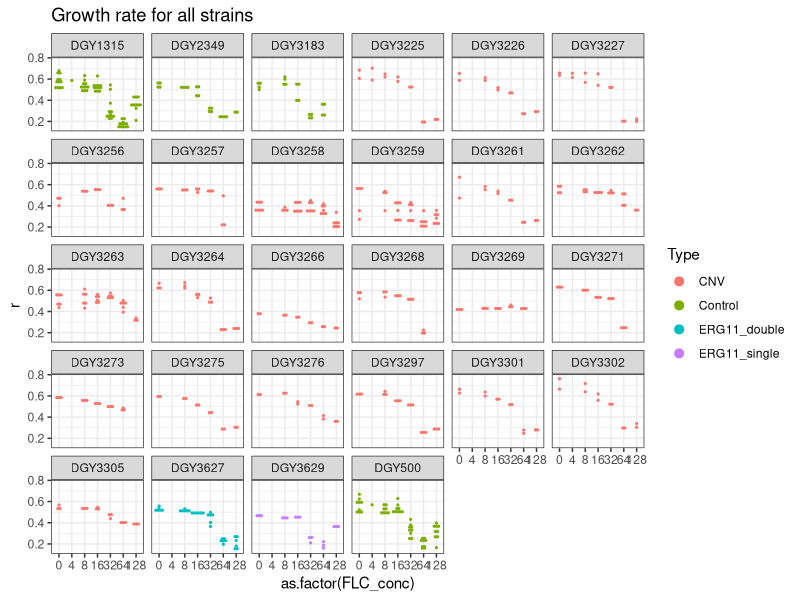
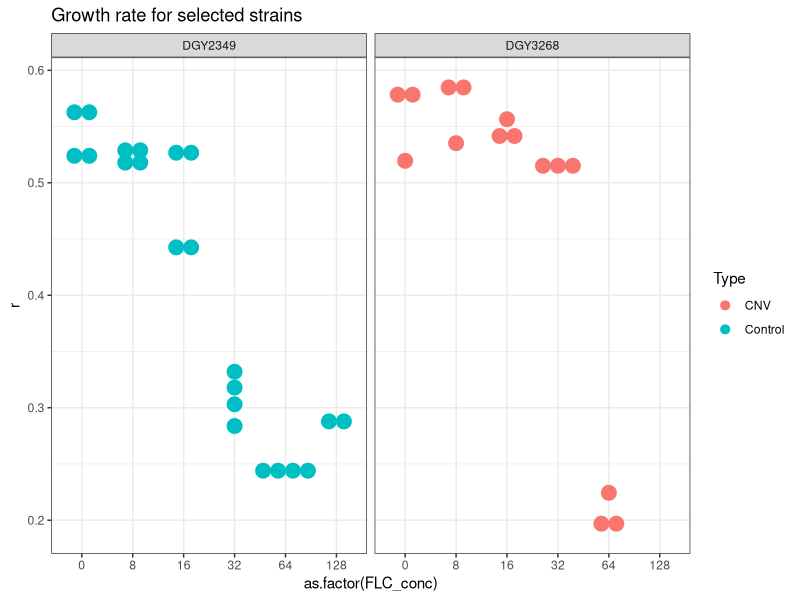
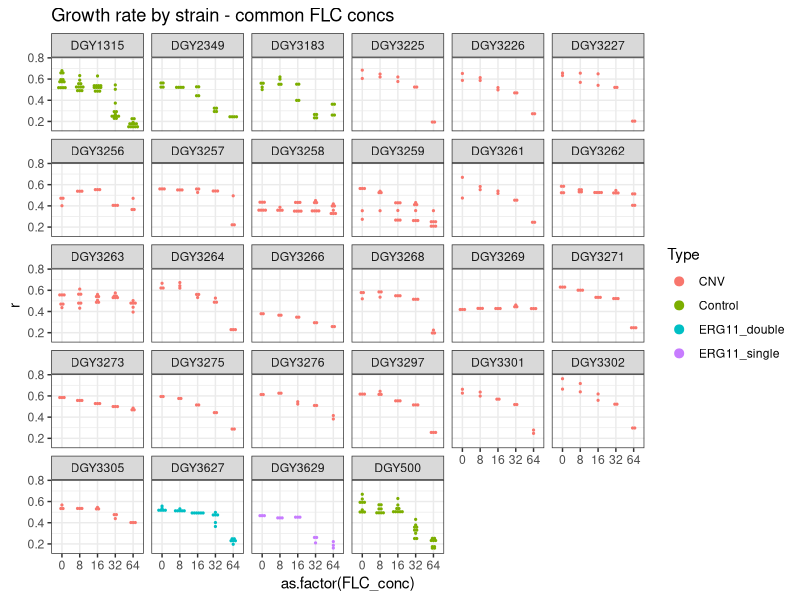
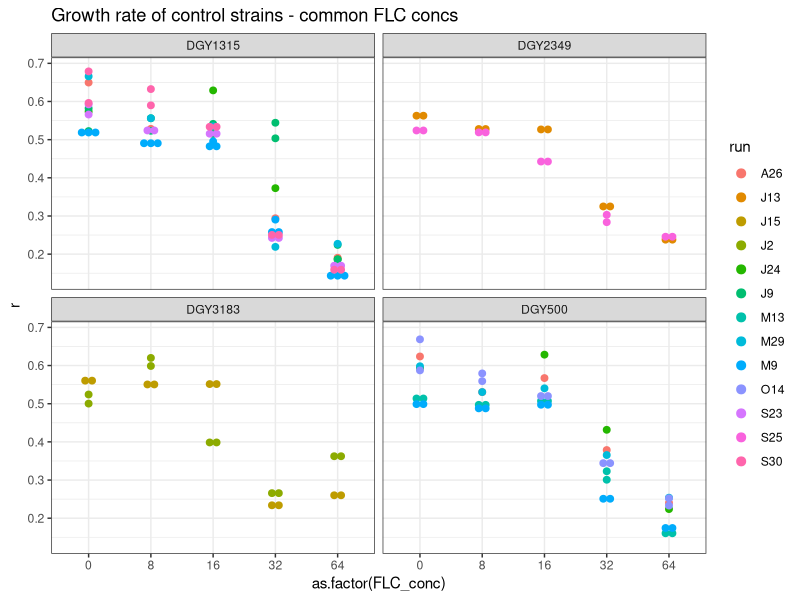
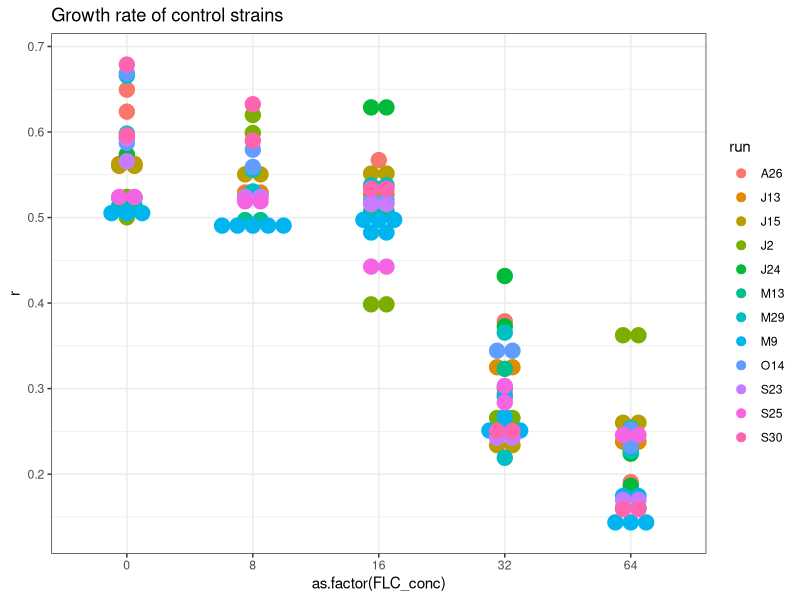
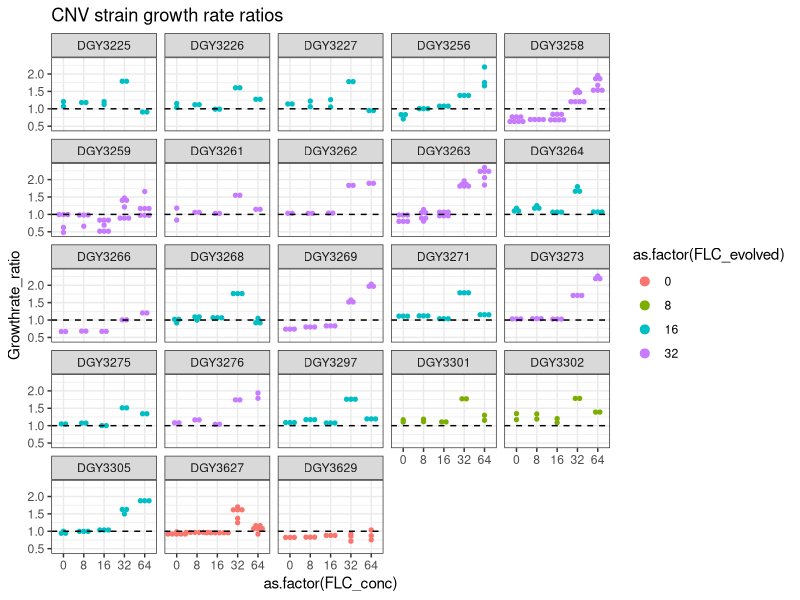
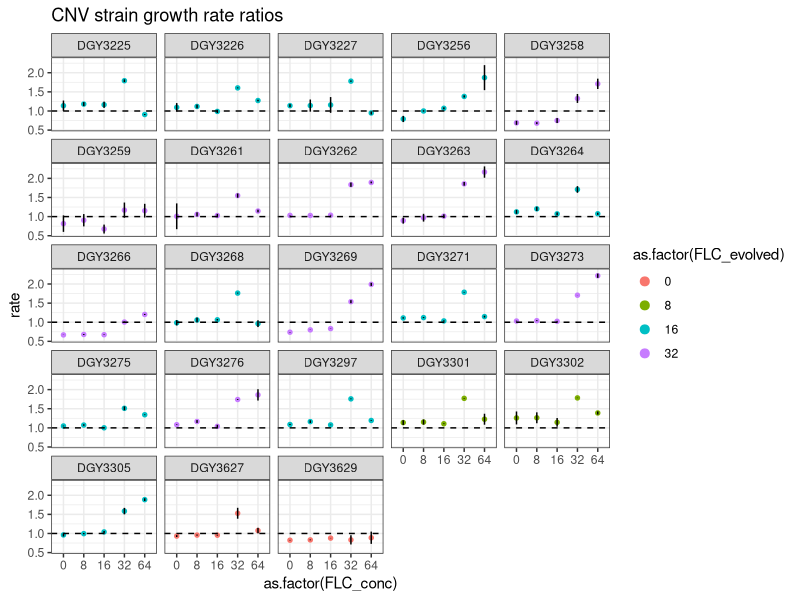
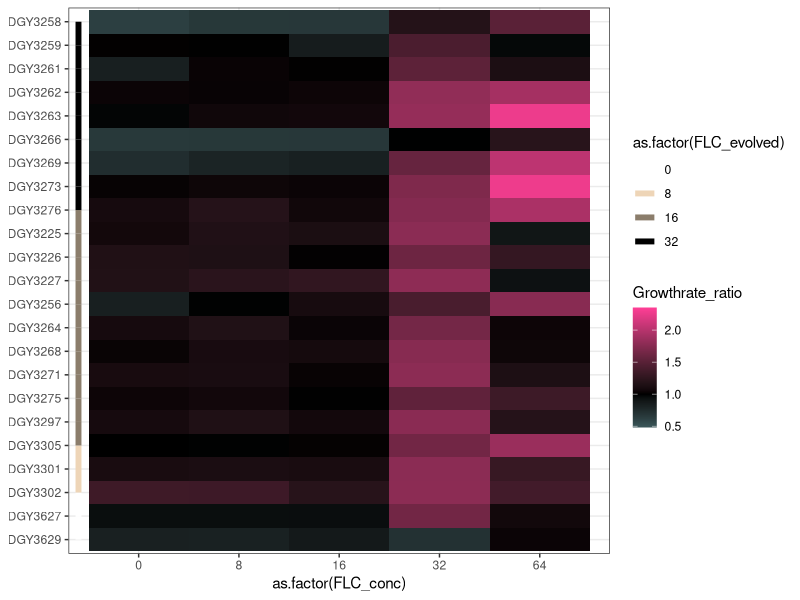

Reproduce these figures in R, in order.
## ---- chunk 1
library(ggplot2)
library(readxl)
library(forcats)
library(tidyverse)

All_growthcurve_output = read_excel("All_growthcurve_output_2025Apr7.xlsx")
## ---- chunk 2
ggplot(All_growthcurve_output,aes(x=as.factor(FLC_conc),y=r)) + geom_dotplot(binaxis="y", stackdir="center", aes(fill=Type, color=Type)) + facet_wrap(~Strain) + ggtitle("Growth rate for all strains") + theme_bw()

#Sampledata
Sample_output=All_growthcurve_output[All_growthcurve_output$Strain=="DGY2349"|All_growthcurve_output$Strain=="DGY3268",]

ggplot(Sample_output,aes(x=as.factor(FLC_conc),y=r)) + geom_dotplot(binaxis="y", stackdir="center", aes(fill=Type, color=Type)) + facet_wrap(~Strain) + ggtitle("Growth rate for selected strains") + theme_bw()

#Removing FLC4 and FLC 128.
Commonconcs_growth=All_growthcurve_output[All_growthcurve_output$FLC_conc!=4,]
Commonconcs_growth=Commonconcs_growth[Commonconcs_growth$FLC_conc!=128,]

ggplot(Commonconcs_growth,aes(x=as.factor(FLC_conc),y=r)) + geom_dotplot(binaxis="y", stackdir="center", aes(fill=Type, color=Type)) + facet_wrap(~Strain) + ggtitle("Growth rate by strain - common FLC concs") + theme_bw()

#Look for outlier batches in the control strains
Control_commonconcs=Commonconcs_growth[Commonconcs_growth$Type=="Control",]
ggplot(Control_commonconcs,aes(x=as.factor(FLC_conc),y=r)) + geom_dotplot(binaxis="y", stackdir="center", aes(fill=run, color=run)) + facet_wrap(~Strain) + ggtitle("Growth rate of control strains - common FLC concs") + theme_bw()

#Removing June 9 batch which is a visible outlier, and plot all remaining data.
Commonconcs_goodbatches=Commonconcs_growth[Commonconcs_growth$run!="J9",]

#ggplot(Commonconcs_goodbatches,aes(x=as.factor(FLC_conc),y=r)) + geom_dotplot(binaxis="y", stackdir="center", aes(fill=Type, color=Type)) + facet_wrap(~Strain) + ggtitle("Growth rate by strain - common FLC concs, excl outlier batch") + theme_bw()

#Inspecting control strains after removing outlier batch
Commonconcs_goodbatches_control=Commonconcs_goodbatches[Commonconcs_goodbatches$Type=="Control",]

ggplot(Commonconcs_goodbatches_control,aes(x=as.factor(FLC_conc),y=r)) + geom_dotplot(binaxis="y", stackdir="center", aes(fill=run, color=run)) + ggtitle("Growth rate of control strains") + theme_bw()


## ---- chunk 3

#Avg of control strains across batches
Controlmeans=aggregate(Commonconcs_goodbatches_control$r,list(Commonconcs_goodbatches_control$FLC_conc),mean)

#Getting CNV data separately
Commonconcs_goodbatches_CNV=Commonconcs_goodbatches[Commonconcs_goodbatches$Type!="Control",]
Commonconcs_goodbatches_CNV$Growthrate_ratio=0

#CNVstrainnames=unique(Commonconcs_goodbatches_CNVstrains_output$Strain)

l=length(Commonconcs_goodbatches_CNV$FLC_conc)

for (i in (1:l)) {
  relconc=Commonconcs_goodbatches_CNV$FLC_conc[i]
  relvalue=Controlmeans$x[Controlmeans$Group.1==relconc]
  Commonconcs_goodbatches_CNV$Growthrate_ratio[i]=Commonconcs_goodbatches_CNV$r[i]/relvalue
}

## ---- chunk 4
#Plot of each CNV
#ggplot(Commonconcs_goodbatches_CNV,aes(x=as.factor(FLC_conc),y=Growthrate_ratio)) + geom_dotplot(binaxis="y", stackdir="center", dotsize=2, aes(fill=Strain, color=Strain)) + facet_wrap(~Strain) + ggtitle("CNV strain growth rate ratios") + geom_hline(yintercept=1,linetype=2) + theme_bw()

#Plot of each CNV, coloured by the conc in which CNV was evolved
ggplot(Commonconcs_goodbatches_CNV,aes(x=as.factor(FLC_conc),y=Growthrate_ratio)) + geom_dotplot(binaxis="y", stackdir="center", dotsize=2, aes(fill=as.factor(FLC_evolved), color=as.factor(FLC_evolved))) + facet_wrap(~Strain) + ggtitle("CNV strain growth rate ratios") + geom_hline(yintercept=1,linetype=2) + theme_bw()

#Plot of each CNV, coloured by the temp in which CNV was evolved
#ggplot(Commonconcs_goodbatches_CNV,aes(x=as.factor(FLC_conc),y=Growthrate_ratio)) + geom_dotplot(binaxis="y", stackdir="center", dotsize=2, aes(fill=as.factor(Temp_evolved), color=as.factor(Temp_evolved))) + facet_wrap(~Strain) + ggtitle("CNV strain growth rate ratios") + geom_hline(yintercept=1,linetype=2) + theme_bw()

## ---- chunk 5
#95% CIs are 1.96 X standard deviation / sqrt (# observations). Calculated here from across replicates for each strain/conc, and added as a vertical line to each strain/conc.

Commonconcs_goodbatches_CNV %>%
  group_by(Strain,FLC_conc) %>%
  summarise(
    sem=1.96*sd(Growthrate_ratio)/sqrt(n()),
    rate=mean(Growthrate_ratio),
    FLC_evolved=mean(FLC_evolved),
    Temp_evolved=mean(Temp_evolved)
  ) -> Meanerror_CNV

Meanerror_CNV

ggplot(Meanerror_CNV, aes(x=as.factor(FLC_conc), y=rate)) + geom_dotplot(binaxis="y", stackdir="center", dotsize=2, aes(fill=as.factor(FLC_evolved), color=as.factor(FLC_evolved))) + geom_errorbar(width=0, aes(ymin=rate-sem, ymax=rate+sem)) + facet_wrap(~Strain) + ggtitle("CNV strain growth rate ratios") + geom_hline(yintercept=1,linetype=2) + theme_bw()
## ---- chunk 6

#Following code is used to index the data frame, to add a vertical line representing the FLC conc at which each strain was evolved.

Commonconcs_goodbatches_CNV_ordered=Commonconcs_goodbatches_CNV[order(Commonconcs_goodbatches_CNV$Strain,decreasing=TRUE),]
Commonconcs_goodbatches_CNV_ordered=Commonconcs_goodbatches_CNV_ordered[order(Commonconcs_goodbatches_CNV_ordered$FLC_evolved),]

Templist=Commonconcs_goodbatches_CNV_ordered$Strain
Indexing=as.numeric(vector(length=length(Templist)))
Indexing=Indexing+1
for (i in 2:length(Templist)) {
  value=Indexing[i] 
  if (Templist[i-1]!=Templist[i]) { 
    Indexing[i:length(Templist)]=value+1 
  } 
}
Commonconcs_goodbatches_CNV_ordered$indexing=Indexing

#Make a plot with strain names attached for my own reference
#ggplot(Commonconcs_goodbatches_CNV_ordered,aes(x=as.factor(FLC_conc),y=fct_inorder(Strain),fill=Growthrate_ratio)) + geom_tile() + scale_fill_gradient2(low="blue", high="red", mid="black",midpoint = 1) + theme_bw() + theme(strip.background = element_blank(), strip.text.x = element_blank(), axis.title.y=element_blank()) + scale_x_discrete(expand=c(0,0.7)) + geom_segment(aes(x = 0.4, xend = 0.4, y = indexing, yend = c(indexing[-1], max(indexing)), color = as.factor(Temp_evolved)), size = 2) + scale_color_manual(values=c("white","yellow3","darkorange","red"))


ggplot(Commonconcs_goodbatches_CNV_ordered,aes(x=as.factor(FLC_conc),y=fct_inorder(Strain),fill=Growthrate_ratio)) + geom_tile() + scale_fill_gradient2(low="cadetblue1", high="violetred1", mid="black",midpoint = 1) + theme_bw() + theme(strip.background = element_blank(), strip.text.x = element_blank(), axis.title.y=element_blank()) + scale_x_discrete(expand=c(0,0.7)) + geom_segment(aes(x = 0.4, xend = 0.4, y = indexing, yend = c(indexing[-1], max(indexing)), color = as.factor(FLC_evolved)), size = 2) + scale_color_manual(values=c("white","bisque2","bisque4","black")) 

#Plot for publication


Heatmap=ggplot(Commonconcs_goodbatches_CNV_ordered,aes(x=as.factor(FLC_conc),y=fct_inorder(Strain),fill=Growthrate_ratio)) + geom_tile() + scale_fill_gradient2(low="navyblue", high="violetred1", mid="white",midpoint = 1) + theme_bw() + theme(strip.background = element_blank(), strip.text.x = element_blank(), axis.title.y=element_blank()) 


Heatmap
ggsave("./Heatmap_allstrainsgrowth.tiff", plot = Heatmap, device = "tiff")
ggsave("./Heatmap_allstrainsgrowth.pdf", plot = Heatmap, device = "pdf")
